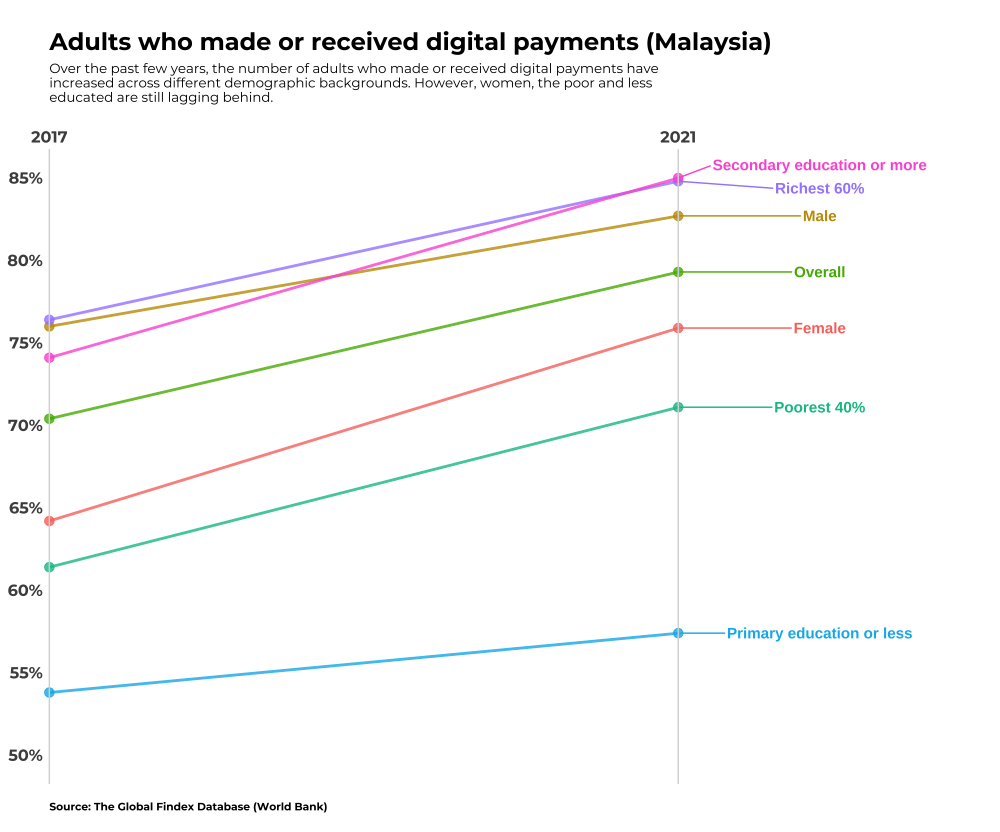

Source code (R):
library(tidyverse)
library(ggplot)
library(ggrepel)
library(ggtext)
library(showtext)

'%notin%' = Negate('%in%')

day5 = read.csv('~/Desktop/30 Day Chart Challenge/Day 5 - Slope/day5.csv') %>% filter(Category %notin% 
                                                                                        c('Older adults','Young adults'))



font_add_google('Montserrat','Montserrat')
showtext_auto()

day5_long=gather(day5, Year, Percentage, X2017:X2021, factor_key=TRUE) %>% 
  mutate(Year = recode(Year, X2017 = 2017,
                         X2021 = 2021))

ggplot(day5_long,aes(x=Year, y=Percentage,group=Category))+
  geom_line(aes(color=Category),size=1,alpha=0.8)+
  geom_point(aes(color=Category),size=3,alpha=0.8)+
  labs(title='\nAdults who made or received digital payments (Malaysia)',
       subtitle='Over the past few years, the number of adults who made or received digital payments have \nincreased across different demographic backgrounds. However, women, the poor and less \neducated are still lagging behind.\n',
       caption='\nSource: The Global Findex Database (World Bank)\n')+
  ylab('')+
  xlab('')+
  geom_vline(xintercept=2017,color='#D8D8D8')+
  geom_vline(xintercept=2021,color='#D8D8D8')+
  scale_y_continuous(limits=c(50,85), breaks = c(50,55,60,65,70,75,80,85),
                     labels=c('50%','55%','60%','65%','70%','75%','80%','85%'))+
  scale_x_continuous(expand=c(0,0),breaks=c(2017,2021),position='top')+
  geom_text_repel(data = day5_long %>% filter(Year == 2021), mapping = aes(y = Percentage, label = Category,color=Category),
                  size = 4, fontface = "bold", nudge_x = 0.9) +
  theme_minimal()+
  theme(text = element_text(family = "Montserrat",face='bold',size=15),
        plot.caption = element_text(hjust=0,size=8),
        plot.subtitle = element_text(size=10,face = 'plain'),
        panel.grid.major = element_blank(),
        panel.grid.minor = element_blank(),
        axis.title.x = element_blank(),
        axis.title.y = element_blank(),
        legend.position = "none")+
  coord_cartesian(clip='off',
                  xlim=c(min(day5_long$Year),max(day5_long$Year) + 2))

                  
